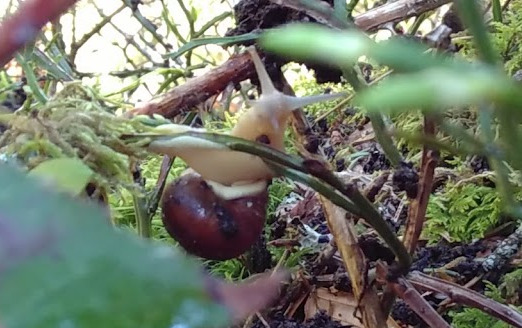
#> input picture introml_ex_3/introml_ex_3/input2.jpg, 522 x 328 px
$ python convo.py
#> lines starting #> are read from the running program, lines starting #| are printed output that depends on the picture
from PIL import Image
import numpy as np


def make_kernel(ksize, sigma):
#> called with ksize = 3, sigma = 1
    kernel = np.zeros((ksize, ksize))
    center = ksize // 2

    for i in range(ksize):
        for j in range(ksize):
            x = i - center
            y = j - center
            kernel[i, j] = (1 / (2 * np.pi * sigma ** 2)) * np.exp(-(x ** 2 + y ** 2) / (2 * sigma ** 2))

    # Normalize the kernel
    kernel /= np.sum(kernel)

    return kernel

def slow_convolve(arr, k):
    # Get the dimensions of the image and kernel
    image_height, image_width = arr.shape
    kernel_height, kernel_width = k.shape

    # Flip the kernel
    flipped_kernel = np.flip(k)

    # Calculate the padding size
    pad_height = kernel_height // 2
    pad_width = kernel_width // 2

    # Create a padded image with zeros
    padded_image = np.pad(arr, ((pad_height, pad_height), (pad_width, pad_width)), mode='constant')

    # Create an empty output image
    output_image = np.zeros_like(arr)

    # Perform convolution
    for i in range(image_height):
        for j in range(image_width):
            # Extract the region of interest from the padded image
            roi = padded_image[i:i + kernel_height, j:j + kernel_width]

            # Apply the convolution operation
            output_image[i, j] = np.sum(roi * flipped_kernel)

    return output_image


if __name__ == '__main__':
    k = make_kernel(3, 1)   # todo: find better parameters

    # TODO: chose the image you prefer
    # im = np.array(Image.open('input1.jpg'))
    im = np.array(Image.open('input2.jpg'))
#> im is the input picture: shape (328, 522, 3); mean R, G, B 114, 120.7, 105.2
    # im = np.array(Image.open('input3.jpg'))

    # TODO: blur the image, subtract the result to the input,
    #       add the result to the input, clip the values to the
    #       range [0,255] (remember warme-up exercise?), convert
    #       the array to np.unit8, and save the result

    # Perform convolution
    blurred = np.zeros_like(im)

    for i in range(3):
        blurred[:, :, i] = slow_convolve(im[:, :, i], k)
#> this loop made 3 passes
#> pass 1, in slow_convolve, `padded_image = np.pad(arr, ((pad_height, pad_height), (pad_width, pad_..`:
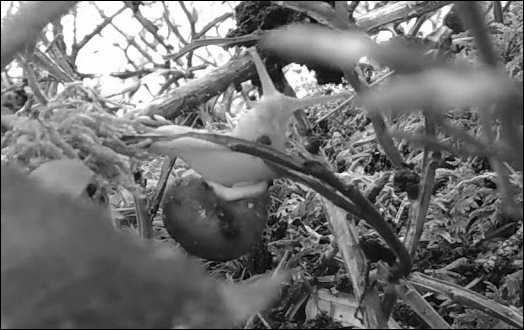
#> padded_image: shape (330, 524); min 0, max 255, mean 112.9
#> pass 2, in slow_convolve (call 2), `padded_image = np.pad(arr, ((pad_height, pad_height), (pad_width, pad_..`:
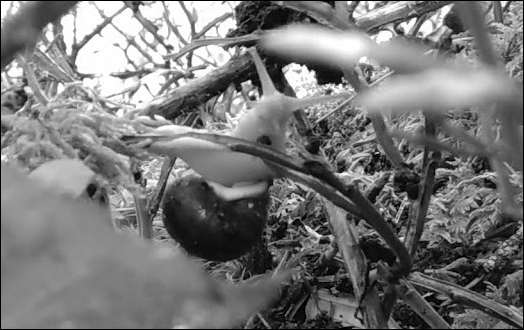
#> padded_image: shape (330, 524); min 0, max 255, mean 119.5
#> pass 3, in slow_convolve (call 3), `padded_image = np.pad(arr, ((pad_height, pad_height), (pad_width, pad_..`:
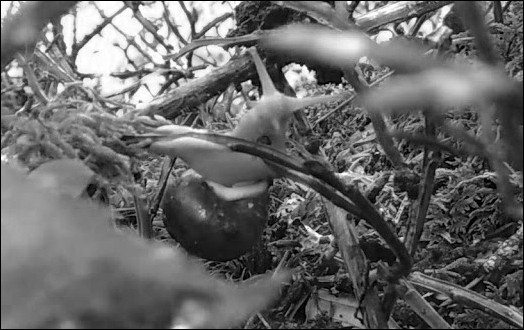
#> padded_image: shape (330, 524); min 0, max 255, mean 104.2

    # Subtract the blurred image from the input
    difference = im - blurred
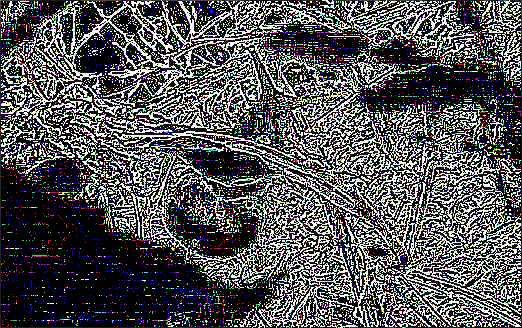
#> difference: shape (328, 522, 3); mean R, G, B 84.4, 83.8, 86.4

    # Add the difference to the input and clip the values
    result = np.clip(im + difference, 0, 255).astype(np.uint8)
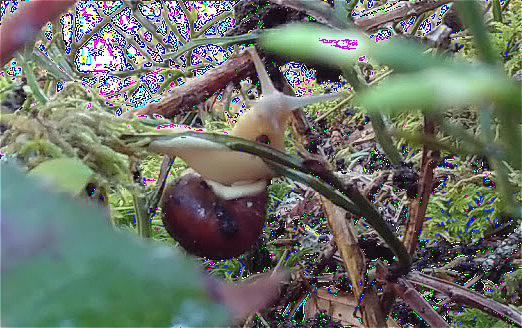
#> result: shape (328, 522, 3); mean R, G, B 108.7, 115.5, 106.1

    # Save the result
    output_image = Image.fromarray(result)
    output_image.save('output.jpg')

$ run again, with introml_ex_3/introml_ex_3/input1.jpg copied over introml_ex_3/introml_ex_3/input2.jpg
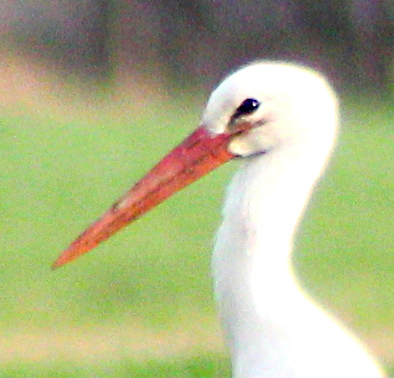
#> input picture introml_ex_3/introml_ex_3/input1.jpg, 394 x 378 px
#> im is the input picture: shape (378, 394, 3); mean R, G, B 174.1, 180, 136.5
#> `difference = im - blurred`:
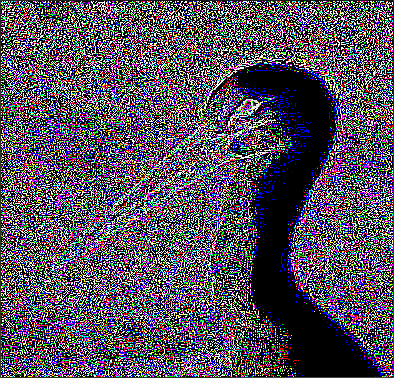
#> difference: shape (378, 394, 3); mean R, G, B 82.9, 80.4, 87.5
#> `result = np.clip(im + difference, 0, 255).astype(np.uint8)`:
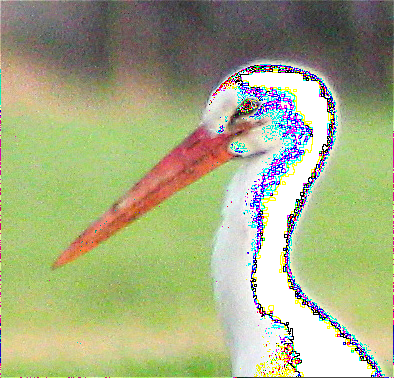
#> result: shape (378, 394, 3); mean R, G, B 166.5, 173.3, 131.8

$ run again, with introml_ex_3/introml_ex_3/input3.jpg copied over introml_ex_3/introml_ex_3/input2.jpg
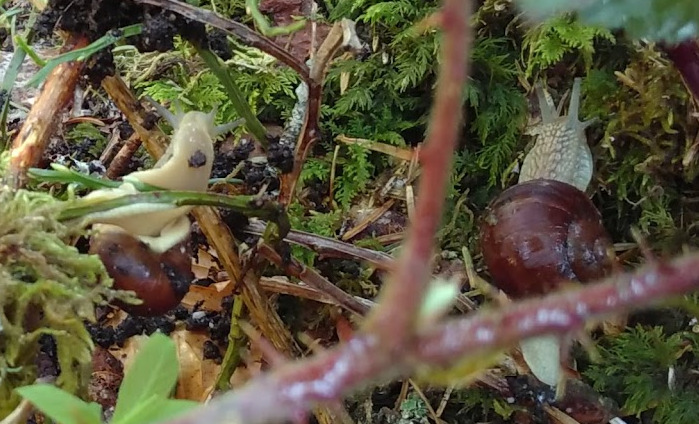
#> input picture introml_ex_3/introml_ex_3/input3.jpg, 699 x 424 px
#> im is the input picture: shape (424, 699, 3); mean R, G, B 92.7, 86.7, 63
#> `difference = im - blurred`:
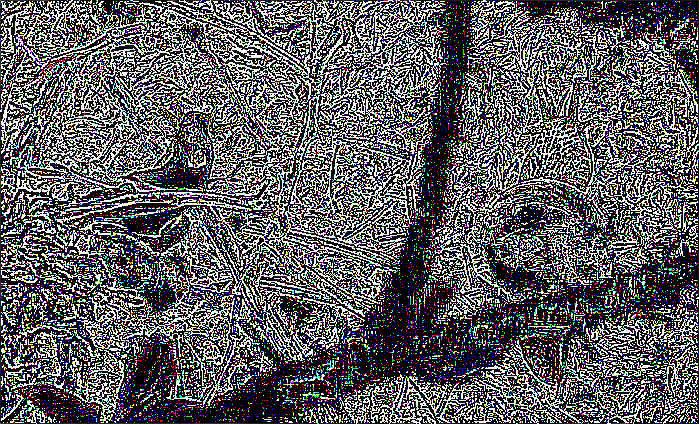
#> difference: shape (424, 699, 3); mean R, G, B 93.7, 93.1, 95.2
#> `result = np.clip(im + difference, 0, 255).astype(np.uint8)`:
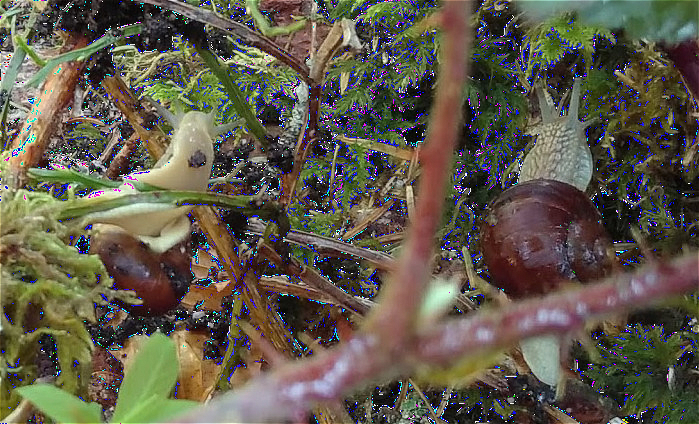
#> result: shape (424, 699, 3); mean R, G, B 95.5, 89.8, 75.1
